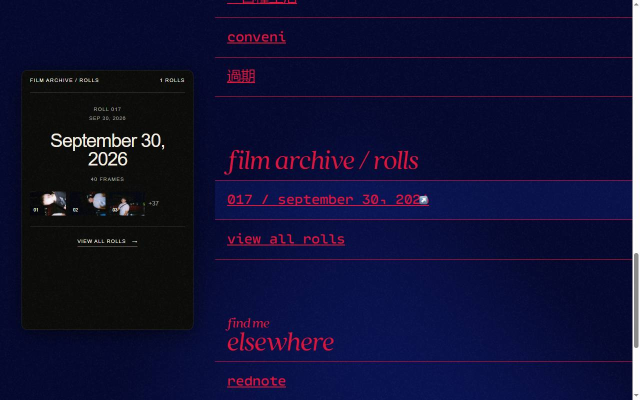
#> input picture scripts/_film-web-20261015/evidence-home-viewer.jpg, 1280 x 800 px, given in place of 000043.jpg, which was not available (shown at 1/2 size)
$ python make-compare.py
#> lines starting #> are read from the running program, lines starting #| are printed output that depends on the picture
# -*- coding: utf-8 -*-
"""
原图 vs 衍生图 100% 像素对照取证

从同一坐标裁取同样大小的区域（不缩放），上下拼接输出一张对比图，
用于判断 2000px / q82 的衍生图是否有可见的画质损失。
"""
import os
from PIL import Image, ImageDraw

SRC = r"E:\portfolio\public\images\film\roll-017"
WEB = os.path.join(SRC, "web")
OUT = r"E:\portfolio\scripts\_film-web-20261015\compare-000043.jpg"

CROP = 900          # 裁剪边长（像素，1:1 不缩放）
NAME = "000043.jpg"  # 这张含大量细节，最适合看压缩损失


def crop_at(im: Image.Image, box_w: int) -> Image.Image:
    """取画面中央偏上区域：胶片扫描件细节通常集中在中间。"""
    w, h = im.size
    left = (w - box_w) // 2
    top = int(h * 0.30)
    return im.crop((left, top, left + box_w, top + box_w))


def main() -> int:
    with Image.open(os.path.join(SRC, NAME)) as raw:
#> raw is the input picture: PIL image 1280x800 RGB; mean R, G, B 16, 16.4, 52.1
        src = raw.convert("RGB")
    with Image.open(os.path.join(WEB, NAME)) as wraw:
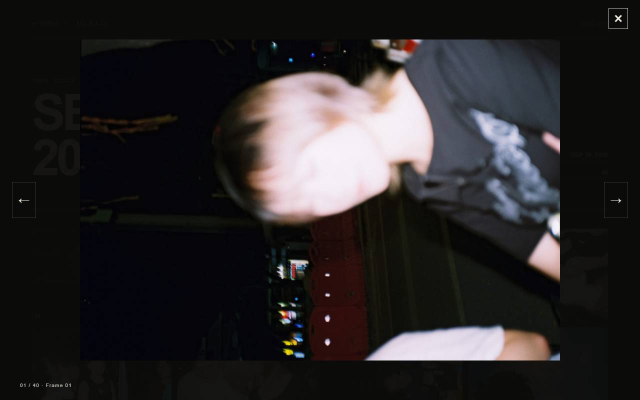
#> input picture scripts/_film-web-20261015/evidence-lightbox.jpg, 1280 x 800 px, given in place of 000043.jpg, which was not available (shown at 1/2 size)
#> wraw is the input picture: PIL image 1280x800 RGB; mean R, G, B 41.5, 38.8, 39.9
        web = wraw.convert("RGB")

    # 衍生图是等比缩放过的，同样的画面区域要按比例换算坐标
    ratio = web.size[0] / src.size[0]
#> ratio = 1
    src_crop = crop_at(src, CROP)
#> in crop_at, `return im.crop((left, top, left + box_w, top + box_w))`:
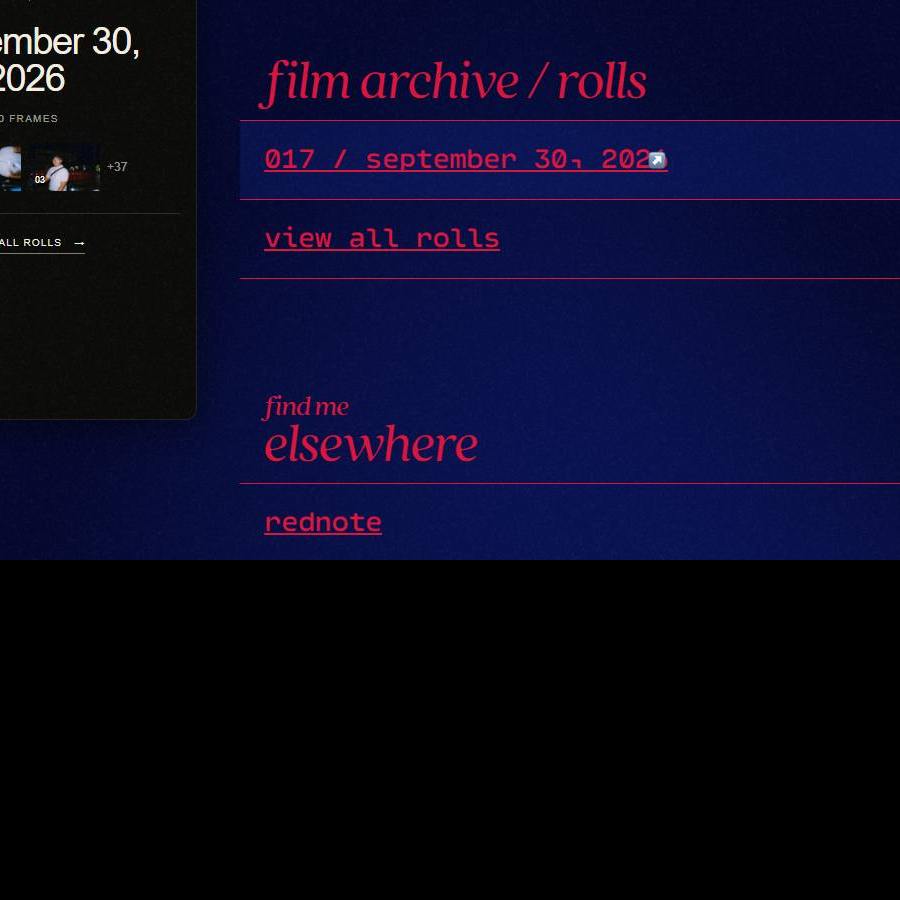
#> returned value: PIL image 900x900 RGB; mean R, G, B 10.1, 9.9, 35.6
    web_crop = crop_at(web, max(1, round(CROP * ratio)))
#> call 2 of crop_at, with box_w = 900
#> in crop_at (call 2), `return im.crop((left, top, left + box_w, top + box_w))`:
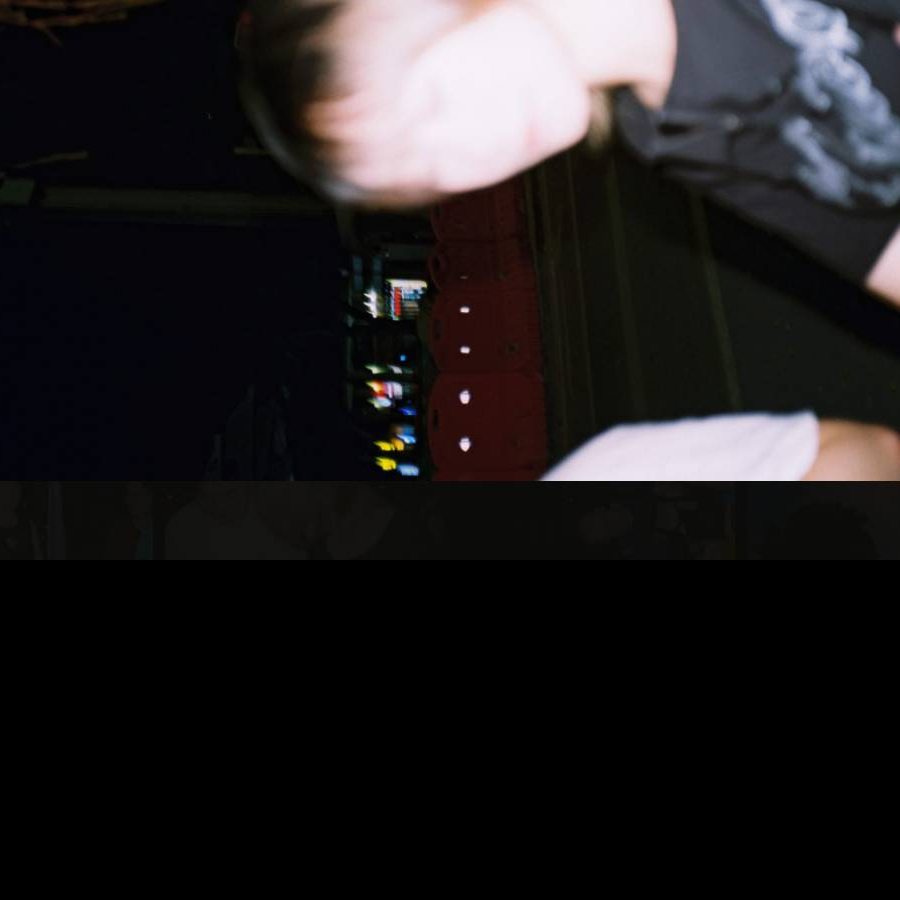
#> returned value: PIL image 900x900 RGB; mean R, G, B 33.5, 31, 32.1
    if web_crop.size != (CROP, CROP):
        web_crop = web_crop.resize((CROP, CROP), Image.LANCZOS)

    label_h = 34
    canvas = Image.new("RGB", (CROP, CROP * 2 + label_h * 2), (16, 16, 16))
#> canvas: PIL image 900x1868 RGB; every value is 16
    draw = ImageDraw.Draw(canvas)
    draw.text((10, 10), f"ORIGINAL {NAME}  {src.size[0]}x{src.size[1]}  1:1 crop", fill=(240, 240, 240))
    canvas.paste(src_crop, (0, label_h))
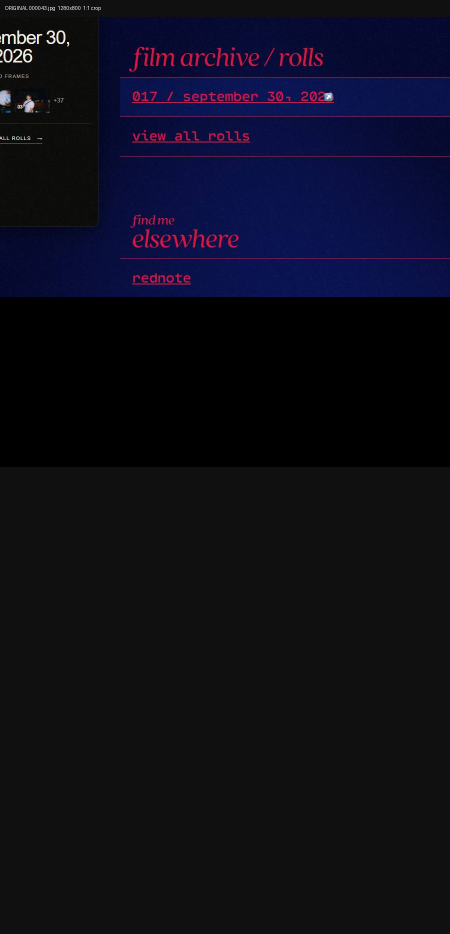
#> canvas: PIL image 900x1868 RGB (shown at 1/2 size); mean R, G, B 13.2, 13.1, 25.5
    draw.text((10, label_h + CROP + 10),
              f"WEB DERIVATIVE  2000px q82  ratio={ratio:.4f}", fill=(240, 240, 240))
    canvas.paste(web_crop, (0, label_h * 2 + CROP))
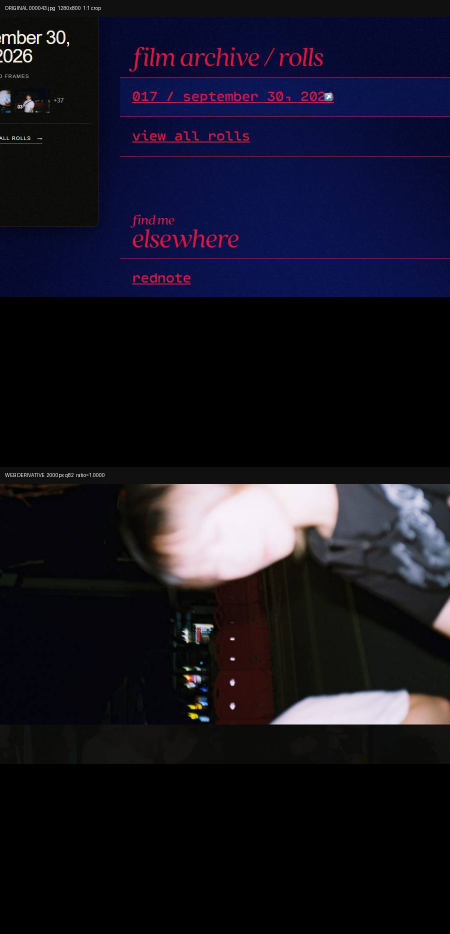
#> canvas: PIL image 900x1868 RGB (shown at 1/2 size); mean R, G, B 21.7, 20.4, 33.3
    canvas.save(OUT, "JPEG", quality=92)
    print(f"对比图已输出: {OUT}")
    print(f"  上=原图 1:1 裁切 {CROP}px / 下=衍生图换算后同区域放大到 {CROP}px")
    return 0


if __name__ == "__main__":
    raise SystemExit(main())
#> (the program exits here)
